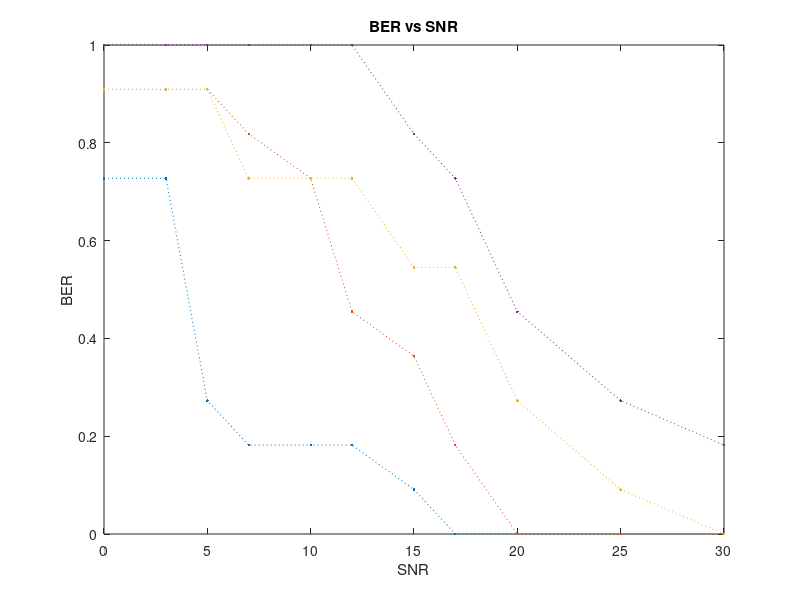
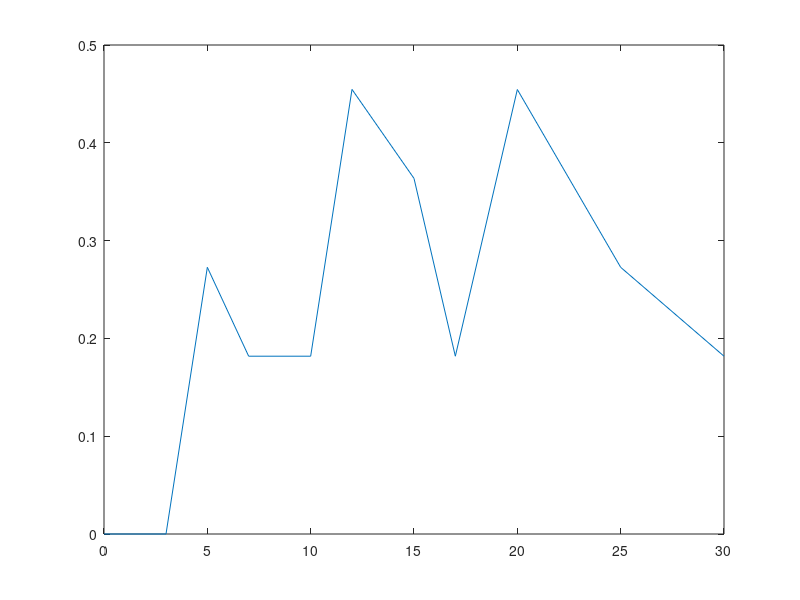

The MATLAB script that drew these images, in order:
clc
close all
clear all
x=[0 3 5 7 10 12 15 17 20 25 30]; %snr
xq=[0 3 5 7 10 12 15 17 20 25 30];
v16=[0.7273 .7273 0.2727 0.1818 0.1818 0.1818 0.0909 0 0 0 0];
v32=[0.9091 0.9091 0.9091 0.8182 0.7273 0.4546 0.3636 0.1818 0 0 0];
v64=[0.9091 0.9091 0.9091 0.7273 0.7273 0.7273 0.5454 0.5454 0.2727 0.09091 0];
v128=[1 1 1 1 1 1 0.8182 0.7273 0.4545 0.2727 0.1818];
vq16=interp1(x,v16,xq,'spline');
vq32=interp1(x,v32,xq,'spline');
vq64=interp1(x,v64,xq,'spline');
vq128=interp1(x,v128,xq,'spline');
figure(1);
plot(xq,vq16,':.',xq,vq32,':.',xq,vq64,':.',xq,vq128,':.')
title('BER vs SNR')
xlabel('SNR')
ylabel('BER')

vf1=zeros(1,11);
vf2=zeros(1,11);
vf3=zeros(1,11);
vf4=zeros(1,11);
thr=0.5;
for xq=1:11
    if (vq16(xq)<thr)
        vf1(1,xq)=vq16(xq);
    end
    if (vq16(xq)>thr)
        vf1(1,xq)=0;
    end
    if (vq32(xq)<thr)
        vf2(1,xq)=vq32(xq);
    end
    if (vq32(xq)>thr)
        vf2(1,xq)=0;
    end
    if (vq64(xq)<thr)
        vf3(1,xq)=vq64(xq);
    end
    if (vq64(xq)>thr)
        vf3(1,xq)=0;
    end
    if (vq128(xq)<thr)
        vf4(1,xq)=vq128(xq);
    end
    if (vq128(xq)>thr)
        vf4(1,xq)=0;
    end
end
for i=1:11
    vtemp1(i)=max(vf1(i),vf2(i));
    vtemp2(i)=max(vtemp1(i),vf3(i));
    vtemp3(i)=max(vtemp2(i),vf4(i));
end

for i=1:11
    if vtemp3(i)==0
        display('No transmission')
    end
     if vtemp3(i)==vq16(i)
        display('16 QAM')
     end
     if vtemp3(i)==vq32(i)
        display('32 QAM')
     end
     if vtemp3(i)==vq64(i)
        display('64 QAM')
     end
     if vtemp3(i)==vq128(i)
        display('128 QAM')
     end
end
figure(2);
plot(x,vtemp3)